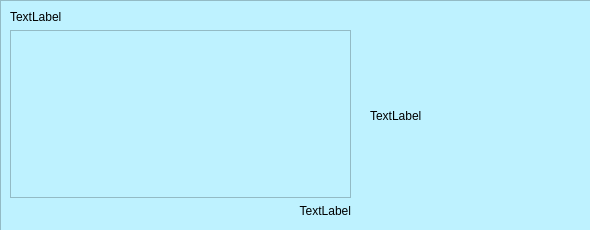
<?xml version="1.0" encoding="UTF-8"?>
<ui version="4.0">
 <class>Comment</class>
 <widget class="QWidget" name="Comment">
  <property name="geometry">
   <rect>
    <x>0</x>
    <y>0</y>
    <width>590</width>
    <height>230</height>
   </rect>
  </property>
  <property name="windowTitle">
   <string>Form</string>
  </property>
  <property name="styleSheet">
   <string notr="true">background-color: rgb(190, 242, 255);
</string>
  </property>
  <widget class="QWidget" name="verticalLayoutWidget">
   <property name="geometry">
    <rect>
     <x>10</x>
     <y>10</y>
     <width>341</width>
     <height>208</height>
    </rect>
   </property>
   <layout class="QVBoxLayout" name="verticalLayout">
    <item>
     <widget class="QLabel" name="label_Username">
      <property name="text">
       <string>TextLabel</string>
      </property>
     </widget>
    </item>
    <item>
     <widget class="QTextBrowser" name="textBrowser"/>
    </item>
    <item>
     <widget class="QLabel" name="label_Time">
      <property name="text">
       <string>TextLabel</string>
      </property>
      <property name="alignment">
       <set>Qt::AlignBottom|Qt::AlignRight|Qt::AlignTrailing</set>
      </property>
     </widget>
    </item>
   </layout>
  </widget>
  <widget class="QLabel" name="label_Image">
   <property name="geometry">
    <rect>
     <x>370</x>
     <y>20</y>
     <width>201</width>
     <height>191</height>
    </rect>
   </property>
   <property name="minimumSize">
    <size>
     <width>0</width>
     <height>80</height>
    </size>
   </property>
   <property name="text">
    <string>TextLabel</string>
   </property>
  </widget>
  <widget class="QFrame" name="frame">
   <property name="geometry">
    <rect>
     <x>0</x>
     <y>0</y>
     <width>591</width>
     <height>231</height>
    </rect>
   </property>
   <property name="frameShape">
    <enum>QFrame::StyledPanel</enum>
   </property>
   <property name="frameShadow">
    <enum>QFrame::Raised</enum>
   </property>
  </widget>
  <zorder>frame</zorder>
  <zorder>verticalLayoutWidget</zorder>
  <zorder>label_Image</zorder>
 </widget>
 <resources/>
 <connections/>
</ui>
